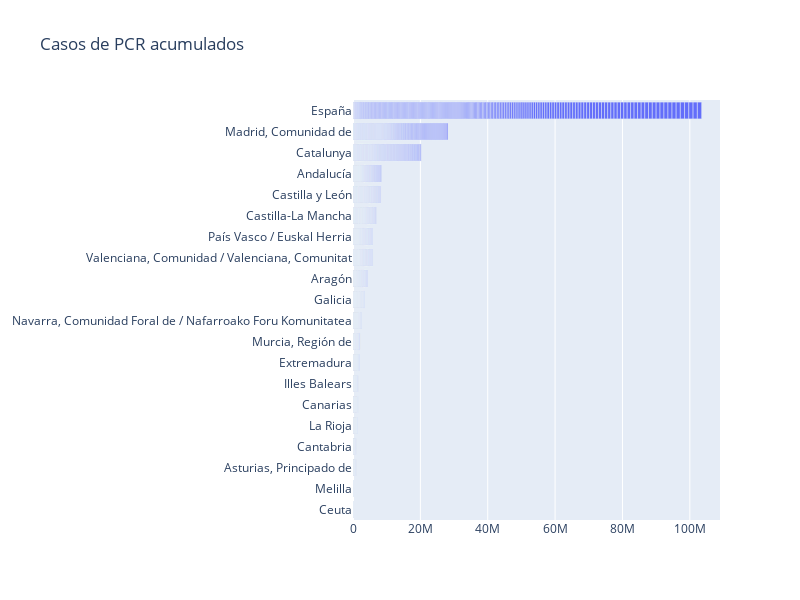

The notebook cell saved with this chart:
### Markdown cell above
Aunque una imagen vale más que una tabla. En la siguiente figura se muestra el número de casos diagnosticados por PCR para cada autonomia:

### Code cell
fig = go.Figure(layout=go.Layout(title=go.layout.Title(text='Casos de PCR acumulados')))
fig.add_trace(go.Bar(y=ccaa['ccaa'], x=ccaa['cases_accumulated'], orientation='h'), )
fig.update_layout(barmode='stack', yaxis={'categoryorder':'total ascending'}, height=600, width=800)
fig.show()

### Figure 1 — Plotly figure (JSON) as saved in the notebook; plotly's stock layout.template omitted (floating-point values rounded to 4 significant figures; data arrays with more than 128 entries replaced by an {"elided": "..."} marker saying what was removed)
{"data": [{"orientation": "h", "type": "bar", "x": {"elided": "5560 int values"}, "y": {"elided": "5560 str values"}}], "layout": {"barmode": "stack", "height": 600, "title": {"text": "Casos de PCR acumulados"}, "width": 800, "yaxis": {"categoryorder": "total ascending"}}}
